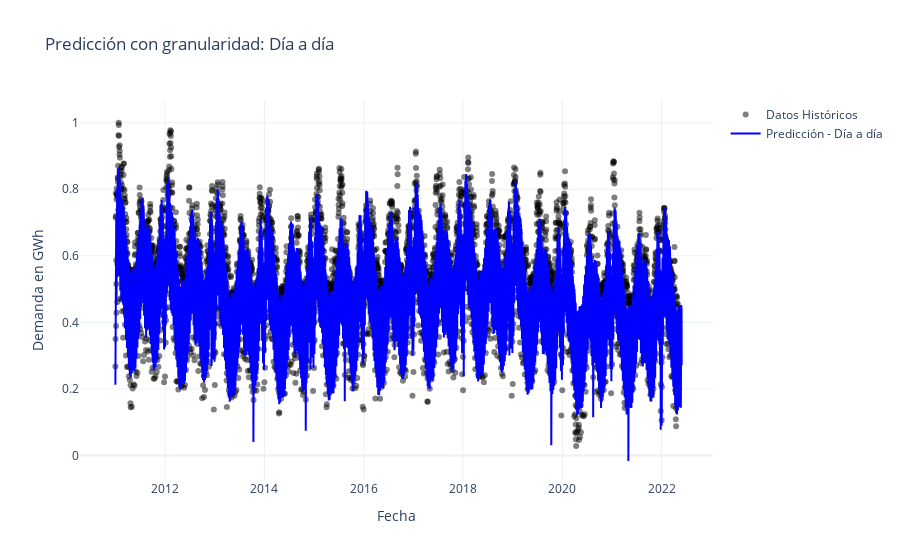
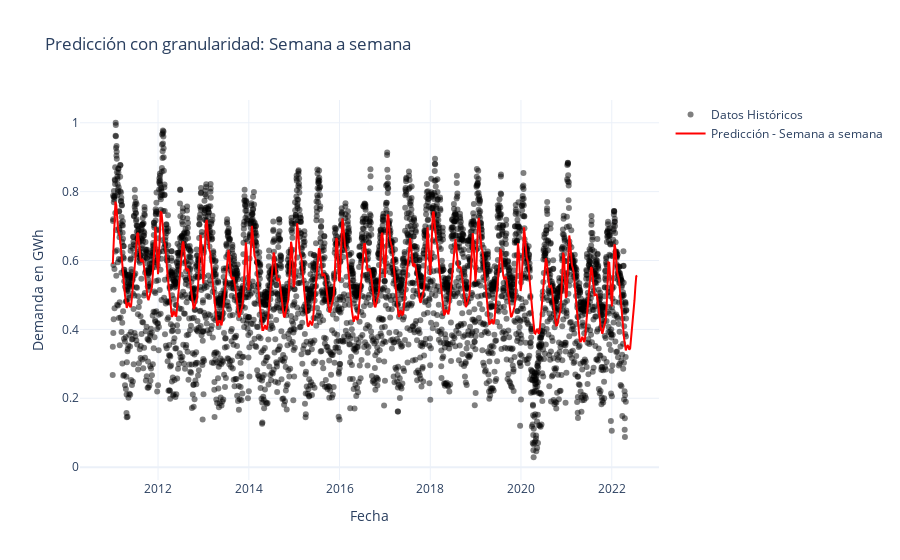
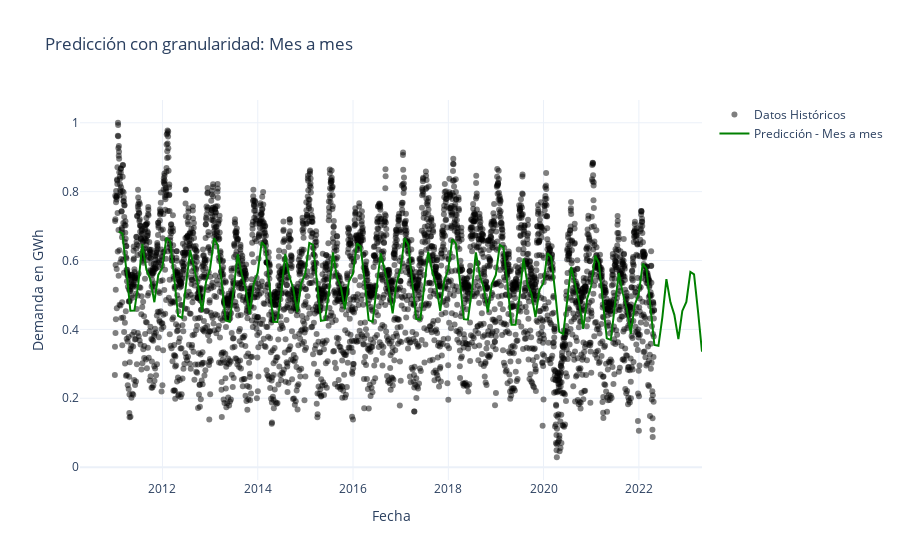
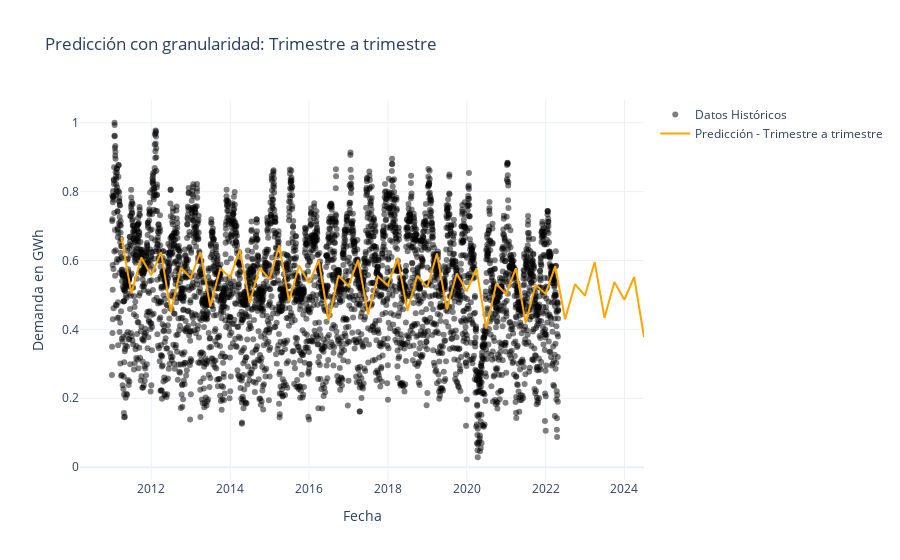

The code cell stored with these charts, in order, in its notebook:
### Code cell
import pickle
import pandas as pd
import plotly.graph_objects as go

#  Ruta del archivo modelo en local
ruta_local = r"C:\Users\nacho\Desktop\modelo_prophet_granularidades.pkl"

#  Cargar el modelo guardado en local
with open(ruta_local, "rb") as archivo:
    modelo_cargado = pickle.load(archivo)

#  Ruta del archivo de datos reales
ruta_datos = r"C:\Users\nacho\Desktop\Aprendiendo a programar\PFB\TFB\data\train_test\train_temporal.csv"

#  Cargar datos reales de entrenamiento
df_entrenamiento = pd.read_csv(ruta_datos)

#  Convertir fechas a datetime
df_entrenamiento["ds"] = pd.to_datetime(df_entrenamiento["fecha"])
df_entrenamiento = df_entrenamiento.rename(columns={"valor_(GWh)": "y"})

#  **Restaurar todos los datos históricos**
df_entrenamiento = df_entrenamiento.copy()  # 🔹 Mantiene todo el historial (2011-2022)

#  Definir granularidades
granularidades = ["Día a día", "Semana a semana", "Mes a mes", "Trimestre a trimestre"]

#  Diccionario de colores para las predicciones
colores = {"Día a día": "blue", "Semana a semana": "red", "Mes a mes": "green", "Trimestre a trimestre": "orange"}

#  Iterar sobre granularidades y graficar cada una correctamente
for granularidad in granularidades:
    #  Extraer predicciones de la granularidad
    predicciones = modelo_cargado["predicciones_granulares"][granularidad]

    #  Generar df_futuro sin recortar fechas manualmente
    df_futuro = modelo_cargado["modelos_granulares"][granularidad].make_future_dataframe(
        periods=len(predicciones), freq="D"
    )

    #  Crear figura para cada granularidad
    fig = go.Figure()

    #  Datos históricos completos
    fig.add_trace(go.Scatter(
        x=df_entrenamiento["ds"], y=df_entrenamiento["y"],
        mode="markers", name="Datos Históricos",
        marker=dict(color="black", opacity=0.5)
    ))

    #  Predicción de la granularidad
    fig.add_trace(go.Scatter(
        x=predicciones["ds"], y=predicciones["yhat"],
        mode="lines", name=f"Predicción - {granularidad}",
        line=dict(color=colores[granularidad], width=2)
    ))

    # Configurar diseño de la gráfica
    fig.update_layout(
        title=f"Predicción con granularidad: {granularidad}",
        xaxis_title="Fecha",
        yaxis_title="Demanda en GWh",
        template="plotly_white",
        hovermode="x unified"
    )

    # Mostrar la gráfica de la granularidad actual
    fig.show()

### Figure 1 — Plotly figure (JSON) as saved in the notebook; plotly's stock layout.template omitted (floating-point values rounded to 4 significant figures; data arrays with more than 128 entries replaced by an {"elided": "..."} marker saying what was removed)
{"data": [{"marker": {"color": "black", "opacity": 0.5}, "mode": "markers", "name": "Datos Históricos", "type": "scatter", "x": {"elided": "4136 str values"}, "y": {"elided": "4136 float values"}}, {"line": {"color": "blue", "width": 2}, "mode": "lines", "name": "Predicción - Día a día", "type": "scatter", "x": {"elided": "4166 str values"}, "y": {"elided": "4166 float values"}}], "layout": {"hovermode": "x unified", "title": {"text": "Predicción con granularidad: Día a día"}, "xaxis": {"title": {"text": "Fecha"}}, "yaxis": {"title": {"text": "Demanda en GWh"}}}}

### Figure 2 — Plotly figure (JSON) as saved in the notebook; plotly's stock layout.template omitted (floating-point values rounded to 4 significant figures; data arrays with more than 128 entries replaced by an {"elided": "..."} marker saying what was removed)
{"data": [{"marker": {"color": "black", "opacity": 0.5}, "mode": "markers", "name": "Datos Históricos", "type": "scatter", "x": {"elided": "4136 str values"}, "y": {"elided": "4136 float values"}}, {"line": {"color": "red", "width": 2}, "mode": "lines", "name": "Predicción - Semana a semana", "type": "scatter", "x": {"elided": "604 str values"}, "y": {"elided": "604 float values"}}], "layout": {"hovermode": "x unified", "title": {"text": "Predicción con granularidad: Semana a semana"}, "xaxis": {"title": {"text": "Fecha"}}, "yaxis": {"title": {"text": "Demanda en GWh"}}}}

### Figure 3 — Plotly figure (JSON) as saved in the notebook; plotly's stock layout.template omitted (floating-point values rounded to 4 significant figures; data arrays with more than 128 entries replaced by an {"elided": "..."} marker saying what was removed)
{"data": [{"marker": {"color": "black", "opacity": 0.5}, "mode": "markers", "name": "Datos Históricos", "type": "scatter", "x": {"elided": "4136 str values"}, "y": {"elided": "4136 float values"}}, {"line": {"color": "green", "width": 2}, "mode": "lines", "name": "Predicción - Mes a mes", "type": "scatter", "x": {"elided": "148 str values"}, "y": {"elided": "148 float values"}}], "layout": {"hovermode": "x unified", "title": {"text": "Predicción con granularidad: Mes a mes"}, "xaxis": {"title": {"text": "Fecha"}}, "yaxis": {"title": {"text": "Demanda en GWh"}}}}

### Figure 4 — Plotly figure (JSON) as saved in the notebook; plotly's stock layout.template omitted (floating-point values rounded to 4 significant figures; data arrays with more than 128 entries replaced by an {"elided": "..."} marker saying what was removed)
{"data": [{"marker": {"color": "black", "opacity": 0.5}, "mode": "markers", "name": "Datos Históricos", "type": "scatter", "x": {"elided": "4136 str values"}, "y": {"elided": "4136 float values"}}, {"line": {"color": "orange", "width": 2}, "mode": "lines", "name": "Predicción - Trimestre a trimestre", "type": "scatter", "x": ["2011-03-31T00:00:00", "2011-06-30T00:00:00", "2011-09-30T00:00:00", "2011-12-31T00:00:00", "2012-03-31T00:00:00", "2012-06-30T00:00:00", "2012-09-30T00:00:00", "2012-12-31T00:00:00", "2013-03-31T00:00:00", "2013-06-30T00:00:00", "2013-09-30T00:00:00", "2013-12-31T00:00:00", "2014-03-31T00:00:00", "2014-06-30T00:00:00", "2014-09-30T00:00:00", "2014-12-31T00:00:00", "2015-03-31T00:00:00", "2015-06-30T00:00:00", "2015-09-30T00:00:00", "2015-12-31T00:00:00", "2016-03-31T00:00:00", "2016-06-30T00:00:00", "2016-09-30T00:00:00", "2016-12-31T00:00:00", "2017-03-31T00:00:00", "2017-06-30T00:00:00", "2017-09-30T00:00:00", "2017-12-31T00:00:00", "2018-03-31T00:00:00", "2018-06-30T00:00:00", "2018-09-30T00:00:00", "2018-12-31T00:00:00", "2019-03-31T00:00:00", "2019-06-30T00:00:00", "2019-09-30T00:00:00", "2019-12-31T00:00:00", "2020-03-31T00:00:00", "2020-06-30T00:00:00", "2020-09-30T00:00:00", "2020-12-31T00:00:00", "2021-03-31T00:00:00", "2021-06-30T00:00:00", "2021-09-30T00:00:00", "2021-12-31T00:00:00", "2022-03-31T00:00:00", "2022-06-30T00:00:00", "2022-09-30T00:00:00", "2022-12-31T00:00:00", "2023-03-31T00:00:00", "2023-06-30T00:00:00", "2023-09-30T00:00:00", "2023-12-31T00:00:00", "2024-03-31T00:00:00", "2024-06-30T00:00:00"], "y": [0.6668, 0.5045, 0.6087, 0.5574, 0.6236, 0.4495, 0.5794, 0.5493, 0.6247, 0.4664, 0.5768, 0.5508, 0.6315, 0.4771, 0.5789, 0.5459, 0.6438, 0.4816, 0.5857, 0.5344, 0.6006, 0.4266, 0.5565, 0.5264, 0.6018, 0.4434, 0.5538, 0.5277, 0.6083, 0.4538, 0.5556, 0.5225, 0.6203, 0.458, 0.562, 0.5107, 0.5767, 0.4026, 0.5324, 0.5022, 0.5775, 0.419, 0.5293, 0.5033, 0.5838, 0.4293, 0.531, 0.4979, 0.5957, 0.4334, 0.5374, 0.4861, 0.5521, 0.378]}], "layout": {"hovermode": "x unified", "title": {"text": "Predicción con granularidad: Trimestre a trimestre"}, "xaxis": {"title": {"text": "Fecha"}}, "yaxis": {"title": {"text": "Demanda en GWh"}}}}
